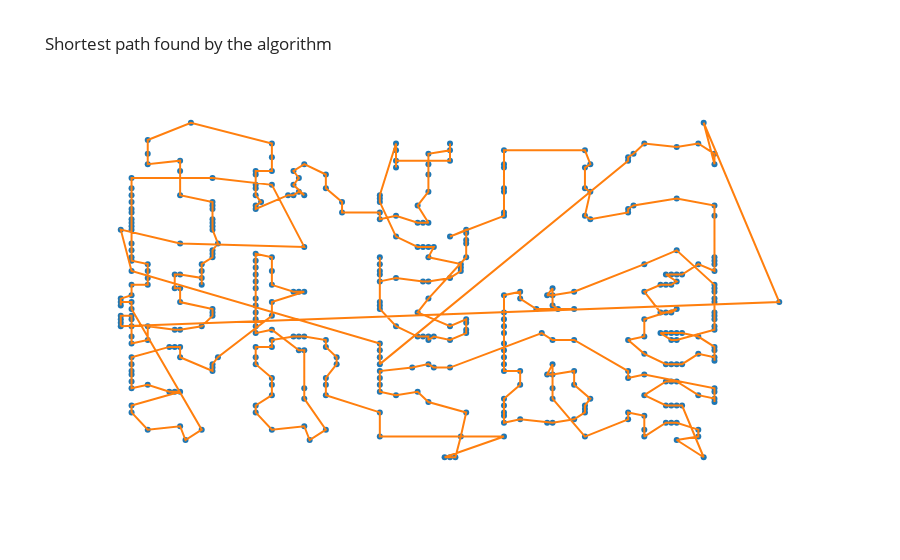

Notebook code for this chart:
### Markdown cell above
### Lancement du test unitaire afin d'observer le chemin final trouvé

### Code cell
# Chargement des données étudiées
data = data_TSPLIB(f'data/{ENSEMBLE_TEST[choix_data_test]}.tsp')

# Résolution du TSP
df,_ = test_unitaire(choix_data_test, ENSEMBLE_ALGOS[choix_algo_test])

# Affichage du chemin final
fig_chemin_final=affichage(df, data)
fig_chemin_final.show()

### Figure 1 — Plotly figure (JSON) as saved in the notebook; plotly's stock layout.template omitted (floating-point values rounded to 4 significant figures; data arrays with more than 128 entries replaced by an {"elided": "..."} marker saying what was removed)
{"data": [{"hovertemplate": "x=%{x}<br>y=%{y}<extra></extra>", "legendgroup": "", "marker": {"color": "#1F77B4", "symbol": "circle"}, "mode": "markers", "name": "", "orientation": "v", "showlegend": false, "type": "scatter", "x": {"elided": "411 int values"}, "xaxis": "x", "y": {"elided": "411 int values"}, "yaxis": "y"}, {"mode": "lines", "showlegend": false, "type": "scatter", "x": {"elided": "412 int values"}, "y": {"elided": "412 int values"}}], "layout": {"legend": {"tracegroupgap": 0}, "title": {"text": "Shortest path found by the algorithm"}, "xaxis": {"anchor": "y", "domain": [0, 1], "title": {"text": "x"}, "visible": false, "zeroline": false}, "yaxis": {"anchor": "x", "domain": [0, 1], "title": {"text": "y"}, "visible": false, "zeroline": false}}}
